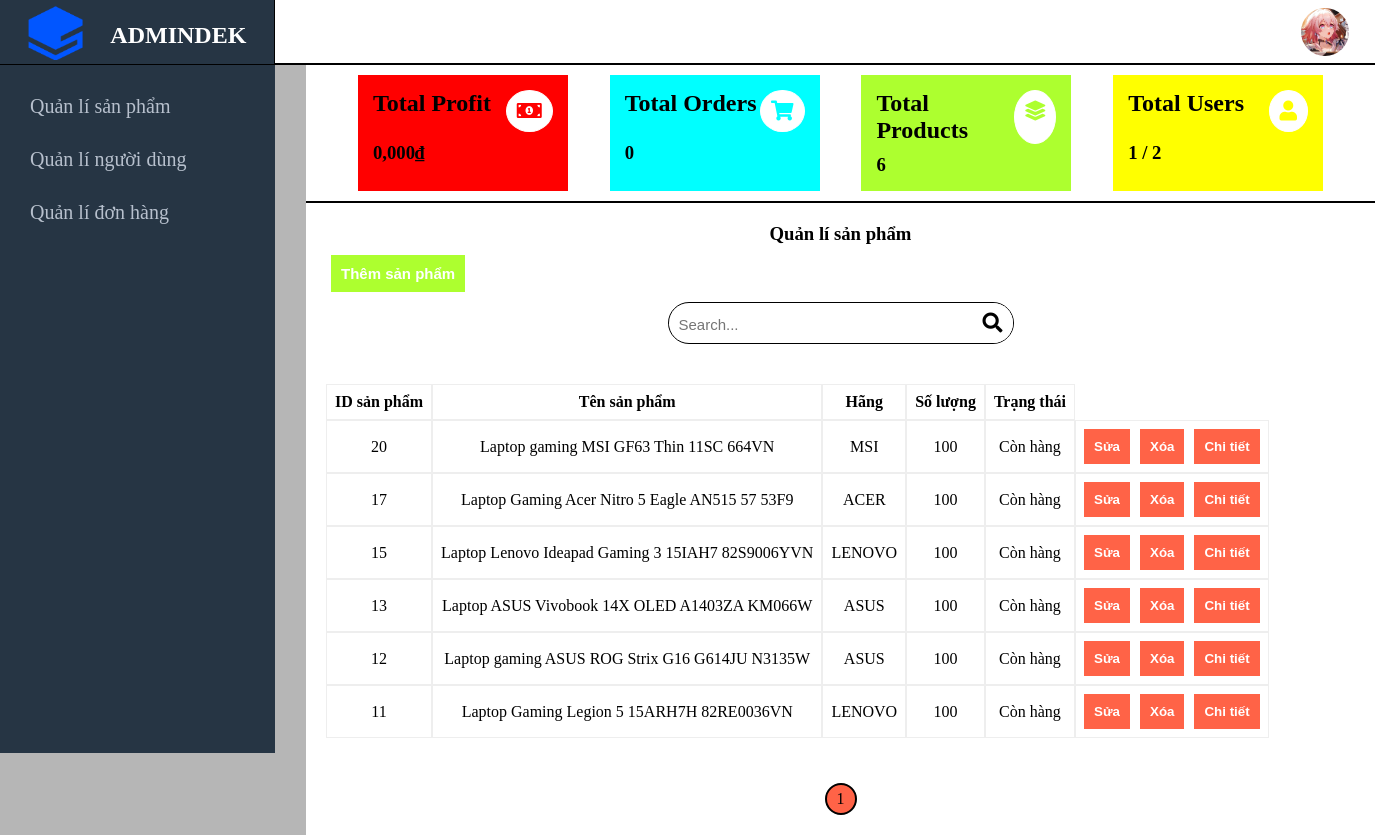
/admin.php?type=manager_product (signed in), run on an earlier commit of the app's database.
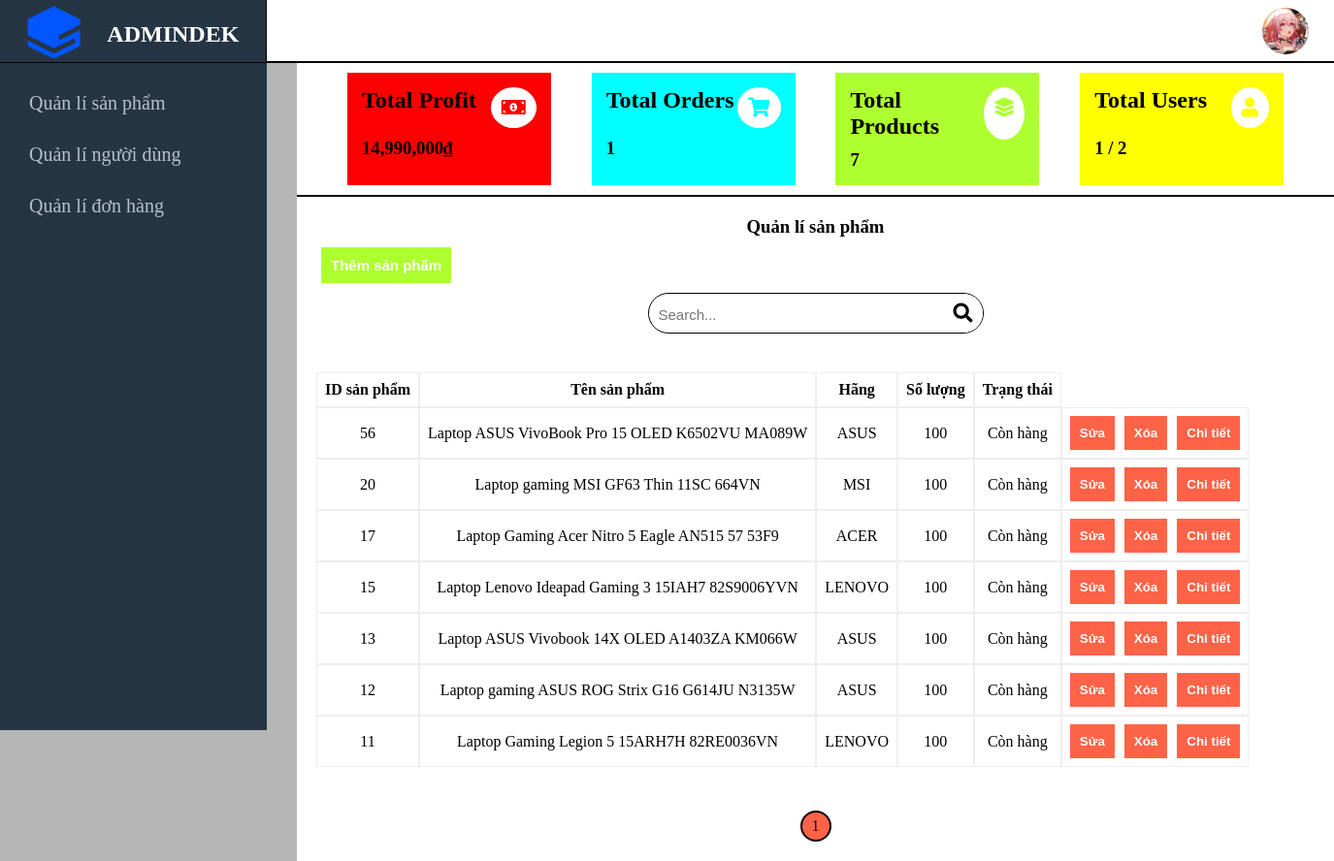
And on a later commit of the database.
### tables this page shows
CREATE TABLE `product` (
  `id` int(11) NOT NULL,
  `name` varchar(200) NOT NULL,
  `image` text DEFAULT NULL,
  `quantity` text DEFAULT NULL,
  `price` float(10,3) DEFAULT 0.000,
  `sale_price` float(10,3) DEFAULT 0.000,
  `id_hang` int(11) DEFAULT NULL,
  `category` text NOT NULL,
  `cpu` text DEFAULT NULL,
  `ram` text DEFAULT NULL,
  `o_cung` text DEFAULT NULL,
  `card_do_hoa` text DEFAULT NULL,
  `trong_luong` text DEFAULT NULL,
  `mau_sac` text DEFAULT NULL,
  `kich_thuoc` text DEFAULT NULL,
  `status` tinyint(4) NOT NULL DEFAULT 1
);

CREATE TABLE `hang` (
  `id` int(11) NOT NULL,
  `name` varchar(200) NOT NULL,
  `image` text DEFAULT NULL
);

### manager_product.php (the view, shortened to what the changed rows need)
<?php
$sql = "SELECT * FROM product";
$result = mysqli_query($conn, $sql);
$total_table = mysqli_num_rows($result);
$limit = 30;
$cr_page = (isset($_GET['page']) ? $_GET['page'] : 1);
$page = ceil($total_table / $limit);
$start = ($cr_page - 1) * $limit;
$result = mysqli_query($conn, "SELECT product.*, hang.name AS 'name_hang' FROM product JOIN hang ON product.id_hang = hang.id ORDER BY product.id DESC LIMIT $start, $limit");
?>
<!DOCTYPE html>
<html lang="vn">
<head>
    <link rel="stylesheet" href="./Css/styles.css">
    <link rel="stylesheet" href="./Css/responsive_home.css">
</head>
<body>
    <div class="manager_product_frame">
        <div class="manager_product">
            <table>
                <thead>
                    <tr>
                        <th>ID sản phẩm</th>
                        <th>Tên sản phẩm </th>
                        <th>Hãng</th>
                        <th>Số lượng</th>
                        <th>Trạng thái</th>
                    </tr>
                </thead>
                <tbody>
                    <?php foreach ($result as $pro) : ?>
                        <tr>
                            <td style="text-align: center;"><?php echo $pro['id'] ?></td>
                            <td style="text-align: center;"><?php echo $pro['name'] ?></td>
                            <td style="text-align: center;"><?php echo $pro['name_hang'] ?></td>
                            <td style="text-align: center;"><?php echo $pro['quantity'] ?></td>
                            <?php if ($pro['status'] == 1) { ?>
                                <td style="text-align: center;">Còn hàng</td>
                            <?php } else { ?>
                                <td style="text-align: center;">Hết hàng</td>
                            <?php } ?>
                            <td class="button_fdd">
                                <button class="button_fixed"><a href="admin.php?type=fixed_product&id=<?php echo $pro['id'] ?>">Sửa</a></button>
                                <button class="button_delete"><a href="remove_product.php?id=<?php echo $pro['id'] ?>">Xóa</a></button>
                                <button class="button_details"><a href="product_detail.php?id=<?php echo $pro['id'] ?>">Chi tiết</a></button>
                            </td>
                        </tr>
                    <?php endforeach; ?>
                </tbody>
            </table>
            <div class="page_number">
                <div class="number">
                    <ul>
                        <?php for ($i = 1; $i <= $page; $i++) { ?>
                            <li class="number1 <?php echo (($cr_page == $i) ? 'active' : '') ?>"><a href="admin.php?type=manager_product&page=<?php echo $i ?>"><?php echo $i ?></a></li>
                        <?php } ?>
                    </ul>
                </div>
            </div>
        </div>
    </div>
</body>
</html>

### admin.php (shortened to what the changed rows need)
<?php
include './setting/connect.php';
$sqlTotalprice = "SELECT SUM(total_price) as total_revenue FROM orders";
$result_total_revenue = mysqli_query($conn, $sqlTotalprice);
$row_total_revenue = mysqli_fetch_assoc($result_total_revenue);
$totalRevenue = $row_total_revenue['total_revenue'];
$sqlTotalOrders = "SELECT COUNT(*) AS id FROM orders";
$resultTotalOrders = $conn->query($sqlTotalOrders);
$rowTotalOrders = $resultTotalOrders->fetch_assoc();
$totalOrders = $rowTotalOrders['id'];
$sqlTotalProducts = "SELECT COUNT(*) AS id FROM product";
$resultTotalProducts = $conn->query($sqlTotalProducts);
$rowTotalProducts = $resultTotalProducts->fetch_assoc();
$totalProducts = $rowTotalProducts['id'];
?>
<!DOCTYPE html>
<html lang="vn">
<head>
    <link rel="stylesheet" href="https://cdnjs.cloudflare.com/ajax/libs/font-awesome/5.15.4/css/all.min.css" />
    <link rel="stylesheet" href="./Css/styles.css">
    <link rel="stylesheet" href="./Css/responsive_home.css">
</head>
<body>
    <div class="header_admin">
        <div class="frame_header_admin">
            <div class="logo_admin">
                <div class="frame_logo">
                    <h2><a href="admin.php" style="text-decoration: none; color: white;">ADMINDEK</a></h2>
                </div>
            </div>
        </div>
    </div>
    <div class="content_admin">
        <div class="right_content" onscroll="syncScroll('left_content')">
            <div class="frame_statistic">
                <div class="statistic">
                    <div class="frame_total" style="background-color: red;">
                        <div class="total_profit">
                            <div class="title_total">
                                <h2>Total Profit</h2>
                            </div>
                            <span>
                                <h3><?php echo number_format($totalRevenue * 1000) ?>,000₫</h3>
                            </span>
                        </div>
                    </div>
                    <div class="frame_total" style="background-color: aqua;">
                        <div class="total_orders">
                            <div class="title_total">
                                <h2>Total Orders</h2>
                            </div>
                            <span>
                                <h3><?php echo $totalOrders ?></h3>
                            </span>
                        </div>
                    </div>
                    <div class="frame_total" style="background-color: greenyellow;">
                        <div class="total_products">
                            <div class="title_total">
                                <h2>Total Products</h2>
                            </div>
                            <span>
                                <h3><?php echo $totalProducts ?></h3>
                            </span>
                        </div>
                    </div>
                    <div class="frame_total" style="background-color: yellow;">
                        <div class="total_users">
                            <div class="title_total">
                                <h2>Total Users</h2>
                            </div>
                        </div>
                    </div>
                </div>
            </div>
            <div class="content_manager">
                <?php if (isset($_GET['type'])) {
                    $type = $_GET['type'];
                    if ($type == 'manager_product') {
                        include 'manager_product.php';
                    } else if ($type == 'manager_users') {
                        include 'manager_users.php';
                    } else if ($type == 'manager_orders') {
                        include 'manager_orders.php';
                    } else if ($type == 'add_product') {
                        include 'add_product.php';
                    } else if ($type == 'fixed_product') {
                        include 'fixed_product.php';
                    }
                } ?>
            </div>
        </div>
    </div>
</body>
</html>

What changed in the data, as far as the page shows it:
added product: id "56", name "Laptop ASUS VivoBook Pro 15 OLED K6502VU MA089W", id_hang.name "ASUS", quantity "100", status "Còn hàng"
Also different on the page:
$totalRevenue * 1000: "0" → "14,990"
$totalOrders: "0" → "1"
$totalProducts: "6" → "7"
